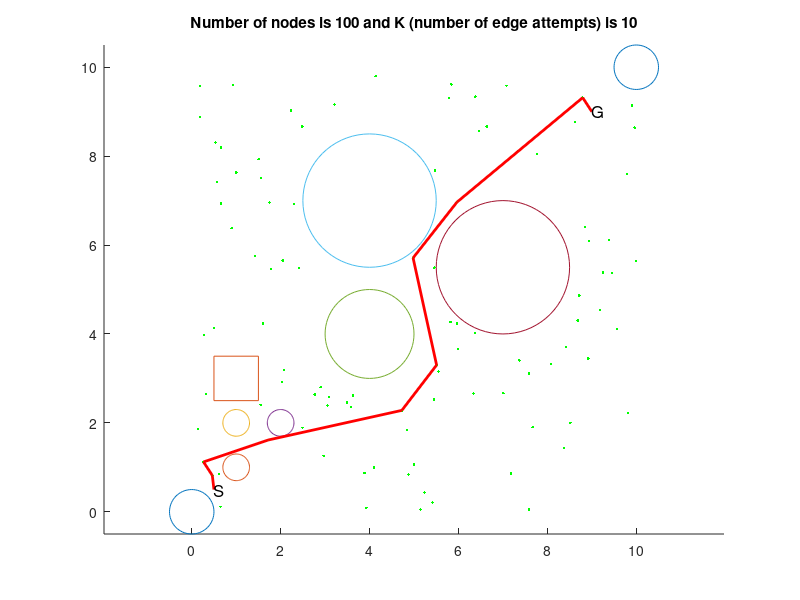

MATLAB code to generate this figure:
% Automatically generated by solvePlanningProblem using
% #nodes=100
% #edges per node10
% step size for collision check 0.1
% xMin=0
% xMax=10
% yMin=0
% yMax=10
% worldModel="MyWorld"
% problem spec file "problem1.txt"

clf
hold on
plot(0 + 0.5*cos((0:5:360)/180*pi),0 + 0.5*sin((0:5:360)/180*pi))
plot(1 + 0.3*cos((0:5:360)/180*pi),1 + 0.3*sin((0:5:360)/180*pi))
plot(1 + 0.3*cos((0:5:360)/180*pi),2 + 0.3*sin((0:5:360)/180*pi))
plot(2 + 0.3*cos((0:5:360)/180*pi),2 + 0.3*sin((0:5:360)/180*pi))
plot(4 + 1*cos((0:5:360)/180*pi),4 + 1*sin((0:5:360)/180*pi))
plot(4 + 1.5*cos((0:5:360)/180*pi),7 + 1.5*sin((0:5:360)/180*pi))
plot(7 + 1.5*cos((0:5:360)/180*pi),5.5 + 1.5*sin((0:5:360)/180*pi))
plot(10 + 0.5*cos((0:5:360)/180*pi),10 + 0.5*sin((0:5:360)/180*pi))
plot([(1 - (0.5)*cos(0)-(0.5)*sin(0)),(1 + (0.5)*cos(0)-(0.5)*sin(0)),(1 + (0.5)*cos(0)+(0.5)*sin(0)),(1 - (0.5)*cos(0)+(0.5)*sin(0)),(1 - (0.5)*cos(0)-(0.5)*sin(0))],[(3 +( 0.5)*cos(0)-(0.5)*sin(0)),(3 +( 0.5)*cos(0)+(0.5)*sin(0)),(3 -( 0.5)*cos(0)+(0.5)*sin(0)),(3 -( 0.5)*cos(0)-(0.5)*sin(0)),(3 +( 0.5)*cos(0)-(0.5)*sin(0))])
plot(4.72613,2.28108,'.g')
plot(5.45101,2.52402,'.g')
plot(7.00967,2.66602,'.g')
plot(3.92873,0.0915457,'.g')
plot(1.54886,2.40705,'.g')
plot(7.58427,3.10984,'.g')
plot(4.13765,9.79712,'.g')
plot(8.68562,4.30215,'.g')
plot(8.51941,2.00162,'.g')
plot(1.60222,4.23643,'.g')
plot(8.93832,6.0956,'.g')
plot(5.98408,3.66445,'.g')
plot(8.37668,1.43509,'.g')
plot(4.10111,0.996001,'.g')
plot(9.45855,5.36529,'.g')
plot(5.45684,5.49401,'.g')
plot(5.79434,9.30577,'.g')
plot(2.41561,5.47756,'.g')
plot(0.144055,1.86135,'.g')
plot(2.48537,8.66347,'.g')
plot(2.8999,2.8013,'.g')
plot(0.183189,8.88398,'.g')
plot(6.46575,8.55987,'.g')
plot(0.319065,2.65423,'.g')
plot(9.78547,7.59538,'.g')
plot(3.0894,2.58639,'.g')
plot(5.965,6.96369,'.g')
plot(9.90688,9.14073,'.g')
plot(5.14691,0.0509319,'.g')
plot(1.00208,7.63228,'.g')
plot(8.7144,4.86506,'.g')
plot(1.71987,1.6143,'.g')
plot(7.66636,1.90306,'.g')
plot(0.498277,4.13211,'.g')
plot(0.462929,0.817342,'.g')
plot(5.23752,0.436567,'.g')
plot(0.265286,1.12135,'.g')
plot(5.55066,3.15734,'.g')
plot(1.77705,5.45754,'.g')
plot(2.29807,6.92397,'.g')
plot(5.50847,3.30015,'.g')
plot(9.96367,8.64212,'.g')
plot(3.05126,2.39031,'.g')
plot(7.18657,0.865165,'.g')
plot(5.47112,7.67858,'.g')
plot(6.33987,2.66346,'.g')
plot(2.49194,1.89053,'.g')
plot(5.8208,4.26899,'.g')
plot(7.34807,8.11887,'.g')
plot(1.41902,5.74921,'.g')
plot(7.07941,9.58423,'.g')
plot(2.02534,2.91658,'.g')
plot(5.41579,0.204524,'.g')
plot(9.25202,5.37946,'.g')
plot(8.84664,6.40482,'.g')
plot(8.79512,9.31604,'.g')
plot(3.88699,0.874441,'.g')
plot(0.897648,6.37893,'.g')
plot(0.64792,0.113041,'.g')
plot(4.83732,1.84088,'.g')
plot(7.59009,0.0489846,'.g')
plot(5.84056,9.61543,'.g')
plot(2.96556,1.25635,'.g')
plot(9.81995,2.21759,'.g')
plot(6.63582,8.66659,'.g')
plot(8.6224,8.76528,'.g')
plot(0.564491,7.41752,'.g')
plot(8.08133,3.32755,'.g')
plot(3.62594,2.6159,'.g')
plot(1.56174,7.51292,'.g')
plot(3.49034,2.45939,'.g')
plot(9.17784,4.53977,'.g')
plot(6.36835,4.01515,'.g')
plot(6.38065,9.33793,'.g')
plot(0.27149,3.97074,'.g')
plot(9.38692,6.11205,'.g')
plot(3.58617,2.35248,'.g')
plot(7.36841,3.40613,'.g')
plot(2.07272,3.19246,'.g')
plot(2.76951,2.63721,'.g')
plot(0.609989,0.850837,'.g')
plot(5.96477,4.23593,'.g')
plot(1.74885,6.95707,'.g')
plot(9.98589,5.6407,'.g')
plot(3.21238,9.16373,'.g')
plot(0.180474,9.58074,'.g')
plot(8.91867,3.45037,'.g')
plot(0.531871,8.30558,'.g')
plot(9.56243,4.11804,'.g')
plot(0.658059,6.93084,'.g')
plot(0.93506,9.59689,'.g')
plot(8.42059,3.70457,'.g')
plot(2.2341,9.03058,'.g')
plot(4.97921,5.71127,'.g')
plot(0.656052,8.19159,'.g')
plot(4.875,0.836526,'.g')
plot(7.77233,8.05388,'.g')
plot(1.50426,7.92952,'.g')
plot(4.99658,1.06668,'.g')
plot(2.04757,5.65464,'.g')
if 0
  plot([5.45101,4.72613] ,[2.52402, 2.28108], 'k')
  plot([7.00967,5.45101] ,[2.66602, 2.52402], 'k')
  plot([7.00967,4.72613] ,[2.66602, 2.28108], 'k')
  plot([3.92873,4.72613] ,[0.0915457, 2.28108], 'k')
  plot([3.92873,5.45101] ,[0.0915457, 2.52402], 'k')
  plot([3.92873,7.00967] ,[0.0915457, 2.66602], 'k')
  plot([1.54886,4.72613] ,[2.40705, 2.28108], 'k')
  plot([1.54886,5.45101] ,[2.40705, 2.52402], 'k')
  plot([1.54886,7.00967] ,[2.40705, 2.66602], 'k')
  plot([7.58427,7.00967] ,[3.10984, 2.66602], 'k')
  plot([7.58427,5.45101] ,[3.10984, 2.52402], 'k')
  plot([7.58427,4.72613] ,[3.10984, 2.28108], 'k')
  plot([7.58427,3.92873] ,[3.10984, 0.0915457], 'k')
  plot([7.58427,1.54886] ,[3.10984, 2.40705], 'k')
  plot([8.68562,7.58427] ,[4.30215, 3.10984], 'k')
  plot([8.68562,7.00967] ,[4.30215, 2.66602], 'k')
  plot([8.68562,5.45101] ,[4.30215, 2.52402], 'k')
  plot([8.68562,4.72613] ,[4.30215, 2.28108], 'k')
  plot([8.68562,3.92873] ,[4.30215, 0.0915457], 'k')
  plot([8.51941,7.58427] ,[2.00162, 3.10984], 'k')
  plot([8.51941,7.00967] ,[2.00162, 2.66602], 'k')
  plot([8.51941,8.68562] ,[2.00162, 4.30215], 'k')
  plot([8.51941,5.45101] ,[2.00162, 2.52402], 'k')
  plot([8.51941,4.72613] ,[2.00162, 2.28108], 'k')
  plot([8.51941,3.92873] ,[2.00162, 0.0915457], 'k')
  plot([8.51941,1.54886] ,[2.00162, 2.40705], 'k')
  plot([1.60222,1.54886] ,[4.23643, 2.40705], 'k')
  plot([1.60222,4.72613] ,[4.23643, 2.28108], 'k')
  plot([1.60222,3.92873] ,[4.23643, 0.0915457], 'k')
  plot([8.93832,8.68562] ,[6.0956, 4.30215], 'k')
  plot([8.93832,7.58427] ,[6.0956, 3.10984], 'k')
  plot([8.93832,8.51941] ,[6.0956, 2.00162], 'k')
  plot([8.93832,4.13765] ,[6.0956, 9.79712], 'k')
  plot([5.98408,5.45101] ,[3.66445, 2.52402], 'k')
  plot([5.98408,7.00967] ,[3.66445, 2.66602], 'k')
  plot([5.98408,7.58427] ,[3.66445, 3.10984], 'k')
  plot([5.98408,4.72613] ,[3.66445, 2.28108], 'k')
  plot([5.98408,8.68562] ,[3.66445, 4.30215], 'k')
  plot([5.98408,8.51941] ,[3.66445, 2.00162], 'k')
  plot([5.98408,3.92873] ,[3.66445, 0.0915457], 'k')
  plot([8.37668,8.51941] ,[1.43509, 2.00162], 'k')
  plot([8.37668,7.00967] ,[1.43509, 2.66602], 'k')
  plot([8.37668,7.58427] ,[1.43509, 3.10984], 'k')
  plot([8.37668,8.68562] ,[1.43509, 4.30215], 'k')
  plot([8.37668,5.45101] ,[1.43509, 2.52402], 'k')
  plot([8.37668,5.98408] ,[1.43509, 3.66445], 'k')
  plot([8.37668,4.72613] ,[1.43509, 2.28108], 'k')
  plot([8.37668,3.92873] ,[1.43509, 0.0915457], 'k')
  plot([8.37668,8.93832] ,[1.43509, 6.0956], 'k')
  plot([8.37668,1.54886] ,[1.43509, 2.40705], 'k')
  plot([4.10111,3.92873] ,[0.996001, 0.0915457], 'k')
  plot([4.10111,4.72613] ,[0.996001, 2.28108], 'k')
  plot([4.10111,5.45101] ,[0.996001, 2.52402], 'k')
  plot([4.10111,5.98408] ,[0.996001, 3.66445], 'k')
  plot([4.10111,7.00967] ,[0.996001, 2.66602], 'k')
  plot([4.10111,7.58427] ,[0.996001, 3.10984], 'k')
  plot([4.10111,1.60222] ,[0.996001, 4.23643], 'k')
  plot([4.10111,8.37668] ,[0.996001, 1.43509], 'k')
  plot([4.10111,8.51941] ,[0.996001, 2.00162], 'k')
  plot([9.45855,8.93832] ,[5.36529, 6.0956], 'k')
  plot([9.45855,8.68562] ,[5.36529, 4.30215], 'k')
  plot([9.45855,7.58427] ,[5.36529, 3.10984], 'k')
  plot([9.45855,8.51941] ,[5.36529, 2.00162], 'k')
  plot([9.45855,7.00967] ,[5.36529, 2.66602], 'k')
  plot([9.45855,8.37668] ,[5.36529, 1.43509], 'k')
  plot([9.45855,5.45101] ,[5.36529, 2.52402], 'k')
  plot([9.45855,4.10111] ,[5.36529, 0.996001], 'k')
  plot([5.45684,5.45101] ,[5.49401, 2.52402], 'k')
  plot([5.45684,4.72613] ,[5.49401, 2.28108], 'k')
  plot([5.79434,4.13765] ,[9.30577, 9.79712], 'k')
  plot([5.79434,5.45684] ,[9.30577, 5.49401], 'k')
  plot([5.79434,8.93832] ,[9.30577, 6.0956], 'k')
  plot([5.79434,9.45855] ,[9.30577, 5.36529], 'k')
  plot([2.41561,1.60222] ,[5.47756, 4.23643], 'k')
  plot([2.41561,1.54886] ,[5.47756, 2.40705], 'k')
  plot([0.144055,4.10111] ,[1.86135, 0.996001], 'k')
  plot([0.144055,3.92873] ,[1.86135, 0.0915457], 'k')
  plot([2.48537,4.13765] ,[8.66347, 9.79712], 'k')
  plot([2.48537,2.41561] ,[8.66347, 5.47756], 'k')
  plot([2.48537,5.79434] ,[8.66347, 9.30577], 'k')
  plot([2.48537,1.60222] ,[8.66347, 4.23643], 'k')
  plot([2.48537,1.54886] ,[8.66347, 2.40705], 'k')
  plot([2.8999,1.54886] ,[2.8013, 2.40705], 'k')
  plot([2.8999,4.72613] ,[2.8013, 2.28108], 'k')
  plot([2.8999,1.60222] ,[2.8013, 4.23643], 'k')
  plot([2.8999,4.10111] ,[2.8013, 0.996001], 'k')
  plot([2.8999,5.45101] ,[2.8013, 2.52402], 'k')
  plot([2.8999,2.41561] ,[2.8013, 5.47756], 'k')
  plot([2.8999,3.92873] ,[2.8013, 0.0915457], 'k')
  plot([0.183189,2.48537] ,[8.88398, 8.66347], 'k')
  plot([0.183189,4.13765] ,[8.88398, 9.79712], 'k')
  plot([0.183189,2.41561] ,[8.88398, 5.47756], 'k')
  plot([0.183189,1.60222] ,[8.88398, 4.23643], 'k')
  plot([0.183189,5.79434] ,[8.88398, 9.30577], 'k')
  plot([0.183189,2.8999] ,[8.88398, 2.8013], 'k')
  plot([0.183189,0.144055] ,[8.88398, 1.86135], 'k')
  plot([6.46575,5.79434] ,[8.55987, 9.30577], 'k')
  plot([6.46575,4.13765] ,[8.55987, 9.79712], 'k')
  plot([6.46575,8.93832] ,[8.55987, 6.0956], 'k')
  plot([6.46575,2.48537] ,[8.55987, 8.66347], 'k')
  plot([6.46575,9.45855] ,[8.55987, 5.36529], 'k')
  plot([0.319065,0.144055] ,[2.65423, 1.86135], 'k')
  plot([9.78547,8.93832] ,[7.59538, 6.0956], 'k')
  plot([9.78547,9.45855] ,[7.59538, 5.36529], 'k')
  plot([9.78547,6.46575] ,[7.59538, 8.55987], 'k')
  plot([9.78547,8.68562] ,[7.59538, 4.30215], 'k')
  plot([9.78547,5.79434] ,[7.59538, 9.30577], 'k')
  plot([9.78547,7.58427] ,[7.59538, 3.10984], 'k')
  plot([9.78547,8.51941] ,[7.59538, 2.00162], 'k')
  plot([3.0894,2.8999] ,[2.58639, 2.8013], 'k')
  plot([3.0894,1.54886] ,[2.58639, 2.40705], 'k')
  plot([3.0894,4.72613] ,[2.58639, 2.28108], 'k')
  plot([3.0894,4.10111] ,[2.58639, 0.996001], 'k')
  plot([3.0894,1.60222] ,[2.58639, 4.23643], 'k')
  plot([3.0894,5.45101] ,[2.58639, 2.52402], 'k')
  plot([3.0894,3.92873] ,[2.58639, 0.0915457], 'k')
  plot([3.0894,2.41561] ,[2.58639, 5.47756], 'k')
  plot([5.965,6.46575] ,[6.96369, 8.55987], 'k')
  plot([5.965,5.79434] ,[6.96369, 9.30577], 'k')
  plot([5.965,4.13765] ,[6.96369, 9.79712], 'k')
  plot([5.965,9.78547] ,[6.96369, 7.59538], 'k')
  plot([9.90688,9.78547] ,[9.14073, 7.59538], 'k')
  plot([9.90688,8.93832] ,[9.14073, 6.0956], 'k')
  plot([9.90688,6.46575] ,[9.14073, 8.55987], 'k')
  plot([9.90688,9.45855] ,[9.14073, 5.36529], 'k')
  plot([9.90688,5.79434] ,[9.14073, 9.30577], 'k')
  plot([9.90688,5.965] ,[9.14073, 6.96369], 'k')
  plot([9.90688,8.68562] ,[9.14073, 4.30215], 'k')
  plot([9.90688,4.13765] ,[9.14073, 9.79712], 'k')
  plot([5.14691,3.92873] ,[0.0509319, 0.0915457], 'k')
  plot([5.14691,4.10111] ,[0.0509319, 0.996001], 'k')
  plot([5.14691,4.72613] ,[0.0509319, 2.28108], 'k')
  plot([5.14691,5.45101] ,[0.0509319, 2.52402], 'k')
  plot([5.14691,7.00967] ,[0.0509319, 2.66602], 'k')
  plot([5.14691,3.0894] ,[0.0509319, 2.58639], 'k')
  plot([5.14691,8.37668] ,[0.0509319, 1.43509], 'k')
  plot([5.14691,2.8999] ,[0.0509319, 2.8013], 'k')
  plot([5.14691,5.98408] ,[0.0509319, 3.66445], 'k')
  plot([5.14691,8.51941] ,[0.0509319, 2.00162], 'k')
  plot([1.00208,0.183189] ,[7.63228, 8.88398], 'k')
  plot([1.00208,2.48537] ,[7.63228, 8.66347], 'k')
  plot([1.00208,2.41561] ,[7.63228, 5.47756], 'k')
  plot([1.00208,1.60222] ,[7.63228, 4.23643], 'k')
  plot([1.00208,4.13765] ,[7.63228, 9.79712], 'k')
  plot([1.00208,0.319065] ,[7.63228, 2.65423], 'k')
  plot([1.00208,5.79434] ,[7.63228, 9.30577], 'k')
  plot([1.00208,2.8999] ,[7.63228, 2.8013], 'k')
  plot([8.7144,8.68562] ,[4.86506, 4.30215], 'k')
  plot([8.7144,9.45855] ,[4.86506, 5.36529], 'k')
  plot([8.7144,8.93832] ,[4.86506, 6.0956], 'k')
  plot([8.7144,7.58427] ,[4.86506, 3.10984], 'k')
  plot([8.7144,7.00967] ,[4.86506, 2.66602], 'k')
  plot([8.7144,8.51941] ,[4.86506, 2.00162], 'k')
  plot([8.7144,9.78547] ,[4.86506, 7.59538], 'k')
  plot([8.7144,8.37668] ,[4.86506, 1.43509], 'k')
  plot([1.71987,1.54886] ,[1.6143, 2.40705], 'k')
  plot([1.71987,4.10111] ,[1.6143, 0.996001], 'k')
  plot([1.71987,3.92873] ,[1.6143, 0.0915457], 'k')
  plot([1.71987,4.72613] ,[1.6143, 2.28108], 'k')
  plot([1.71987,5.14691] ,[1.6143, 0.0509319], 'k')
  plot([7.66636,8.37668] ,[1.90306, 1.43509], 'k')
  plot([7.66636,8.51941] ,[1.90306, 2.00162], 'k')
  plot([7.66636,7.00967] ,[1.90306, 2.66602], 'k')
  plot([7.66636,7.58427] ,[1.90306, 3.10984], 'k')
  plot([7.66636,5.45101] ,[1.90306, 2.52402], 'k')
  plot([7.66636,5.98408] ,[1.90306, 3.66445], 'k')
  plot([7.66636,8.68562] ,[1.90306, 4.30215], 'k')
  plot([7.66636,4.72613] ,[1.90306, 2.28108], 'k')
  plot([7.66636,5.14691] ,[1.90306, 0.0509319], 'k')
  plot([7.66636,8.7144] ,[1.90306, 4.86506], 'k')
  plot([0.498277,1.60222] ,[4.13211, 4.23643], 'k')
  plot([0.498277,0.319065] ,[4.13211, 2.65423], 'k')
  plot([0.498277,0.144055] ,[4.13211, 1.86135], 'k')
  plot([0.498277,2.41561] ,[4.13211, 5.47756], 'k')
  plot([0.498277,2.8999] ,[4.13211, 2.8013], 'k')
  plot([0.498277,3.0894] ,[4.13211, 2.58639], 'k')
  plot([0.498277,1.00208] ,[4.13211, 7.63228], 'k')
  plot([0.498277,4.72613] ,[4.13211, 2.28108], 'k')
  plot([0.462929,0.144055] ,[0.817342, 1.86135], 'k')
  plot([0.462929,0.319065] ,[0.817342, 2.65423], 'k')
  plot([0.462929,0.498277] ,[0.817342, 4.13211], 'k')
  plot([5.23752,5.14691] ,[0.436567, 0.0509319], 'k')
  plot([5.23752,4.10111] ,[0.436567, 0.996001], 'k')
  plot([5.23752,3.92873] ,[0.436567, 0.0915457], 'k')
  plot([5.23752,4.72613] ,[0.436567, 2.28108], 'k')
  plot([5.23752,5.45101] ,[0.436567, 2.52402], 'k')
  plot([5.23752,7.66636] ,[0.436567, 1.90306], 'k')
  plot([5.23752,7.00967] ,[0.436567, 2.66602], 'k')
  plot([5.23752,3.0894] ,[0.436567, 2.58639], 'k')
  plot([5.23752,8.37668] ,[0.436567, 1.43509], 'k')
  plot([5.23752,5.98408] ,[0.436567, 3.66445], 'k')
  plot([0.265286,0.462929] ,[1.12135, 0.817342], 'k')
  plot([0.265286,0.144055] ,[1.12135, 1.86135], 'k')
  plot([0.265286,0.319065] ,[1.12135, 2.65423], 'k')
  plot([0.265286,1.71987] ,[1.12135, 1.6143], 'k')
  plot([0.265286,0.498277] ,[1.12135, 4.13211], 'k')
  plot([5.55066,5.45101] ,[3.15734, 2.52402], 'k')
  plot([5.55066,5.98408] ,[3.15734, 3.66445], 'k')
  plot([5.55066,4.72613] ,[3.15734, 2.28108], 'k')
  plot([5.55066,7.00967] ,[3.15734, 2.66602], 'k')
  plot([5.55066,7.58427] ,[3.15734, 3.10984], 'k')
  plot([5.55066,5.45684] ,[3.15734, 5.49401], 'k')
  plot([5.55066,7.66636] ,[3.15734, 1.90306], 'k')
  plot([5.55066,3.0894] ,[3.15734, 2.58639], 'k')
  plot([5.55066,4.10111] ,[3.15734, 0.996001], 'k')
  plot([5.55066,2.8999] ,[3.15734, 2.8013], 'k')
  plot([1.77705,2.41561] ,[5.45754, 5.47756], 'k')
  plot([1.77705,1.60222] ,[5.45754, 4.23643], 'k')
  plot([1.77705,0.498277] ,[5.45754, 4.13211], 'k')
  plot([1.77705,1.00208] ,[5.45754, 7.63228], 'k')
  plot([1.77705,2.8999] ,[5.45754, 2.8013], 'k')
  plot([1.77705,1.54886] ,[5.45754, 2.40705], 'k')
  plot([1.77705,3.0894] ,[5.45754, 2.58639], 'k')
  plot([1.77705,2.48537] ,[5.45754, 8.66347], 'k')
  plot([2.29807,2.41561] ,[6.92397, 5.47756], 'k')
  plot([2.29807,1.00208] ,[6.92397, 7.63228], 'k')
  plot([2.29807,1.77705] ,[6.92397, 5.45754], 'k')
  plot([2.29807,2.48537] ,[6.92397, 8.66347], 'k')
  plot([2.29807,1.60222] ,[6.92397, 4.23643], 'k')
  plot([2.29807,0.183189] ,[6.92397, 8.88398], 'k')
  plot([2.29807,0.498277] ,[6.92397, 4.13211], 'k')
  plot([5.50847,5.55066] ,[3.30015, 3.15734], 'k')
  plot([5.50847,5.98408] ,[3.30015, 3.66445], 'k')
  plot([5.50847,5.45101] ,[3.30015, 2.52402], 'k')
  plot([5.50847,4.72613] ,[3.30015, 2.28108], 'k')
  plot([5.50847,7.00967] ,[3.30015, 2.66602], 'k')
  plot([5.50847,7.58427] ,[3.30015, 3.10984], 'k')
  plot([5.50847,5.45684] ,[3.30015, 5.49401], 'k')
  plot([5.50847,3.0894] ,[3.30015, 2.58639], 'k')
  plot([5.50847,7.66636] ,[3.30015, 1.90306], 'k')
  plot([9.96367,9.90688] ,[8.64212, 9.14073], 'k')
  plot([9.96367,9.78547] ,[8.64212, 7.59538], 'k')
  plot([9.96367,8.93832] ,[8.64212, 6.0956], 'k')
  plot([9.96367,9.45855] ,[8.64212, 5.36529], 'k')
  plot([9.96367,6.46575] ,[8.64212, 8.55987], 'k')
  plot([9.96367,8.7144] ,[8.64212, 4.86506], 'k')
  plot([9.96367,5.79434] ,[8.64212, 9.30577], 'k')
  plot([9.96367,5.965] ,[8.64212, 6.96369], 'k')
  plot([9.96367,8.68562] ,[8.64212, 4.30215], 'k')
  plot([3.05126,3.0894] ,[2.39031, 2.58639], 'k')
  plot([3.05126,2.8999] ,[2.39031, 2.8013], 'k')
  plot([3.05126,1.54886] ,[2.39031, 2.40705], 'k')
  plot([3.05126,4.72613] ,[2.39031, 2.28108], 'k')
  plot([3.05126,4.10111] ,[2.39031, 0.996001], 'k')
  plot([3.05126,1.60222] ,[2.39031, 4.23643], 'k')
  plot([3.05126,5.45101] ,[2.39031, 2.52402], 'k')
  plot([3.05126,3.92873] ,[2.39031, 0.0915457], 'k')
  plot([3.05126,5.55066] ,[2.39031, 3.15734], 'k')
  plot([7.18657,7.66636] ,[0.865165, 1.90306], 'k')
  plot([7.18657,8.37668] ,[0.865165, 1.43509], 'k')
  plot([7.18657,8.51941] ,[0.865165, 2.00162], 'k')
  plot([7.18657,7.00967] ,[0.865165, 2.66602], 'k')
  plot([7.18657,5.23752] ,[0.865165, 0.436567], 'k')
  plot([7.18657,5.14691] ,[0.865165, 0.0509319], 'k')
  plot([7.18657,7.58427] ,[0.865165, 3.10984], 'k')
  plot([7.18657,5.45101] ,[0.865165, 2.52402], 'k')
  plot([7.18657,5.55066] ,[0.865165, 3.15734], 'k')
  plot([7.18657,4.72613] ,[0.865165, 2.28108], 'k')
  plot([5.47112,5.965] ,[7.67858, 6.96369], 'k')
  plot([5.47112,6.46575] ,[7.67858, 8.55987], 'k')
  plot([5.47112,5.79434] ,[7.67858, 9.30577], 'k')
  plot([5.47112,4.13765] ,[7.67858, 9.79712], 'k')
  plot([6.33987,7.00967] ,[2.66346, 2.66602], 'k')
  plot([6.33987,5.45101] ,[2.66346, 2.52402], 'k')
  plot([6.33987,5.55066] ,[2.66346, 3.15734], 'k')
  plot([6.33987,5.50847] ,[2.66346, 3.30015], 'k')
  plot([6.33987,5.98408] ,[2.66346, 3.66445], 'k')
  plot([6.33987,7.58427] ,[2.66346, 3.10984], 'k')
  plot([6.33987,7.66636] ,[2.66346, 1.90306], 'k')
  plot([6.33987,4.72613] ,[2.66346, 2.28108], 'k')
  plot([6.33987,7.18657] ,[2.66346, 0.865165], 'k')
  plot([6.33987,8.51941] ,[2.66346, 2.00162], 'k')
  plot([2.49194,3.05126] ,[1.89053, 2.39031], 'k')
  plot([2.49194,3.0894] ,[1.89053, 2.58639], 'k')
  plot([2.49194,2.8999] ,[1.89053, 2.8013], 'k')
  plot([2.49194,4.10111] ,[1.89053, 0.996001], 'k')
  plot([2.49194,4.72613] ,[1.89053, 2.28108], 'k')
  plot([2.49194,3.92873] ,[1.89053, 0.0915457], 'k')
  plot([5.8208,5.98408] ,[4.26899, 3.66445], 'k')
  plot([5.8208,5.50847] ,[4.26899, 3.30015], 'k')
  plot([5.8208,5.55066] ,[4.26899, 3.15734], 'k')
  plot([5.8208,6.33987] ,[4.26899, 2.66346], 'k')
  plot([5.8208,5.45101] ,[4.26899, 2.52402], 'k')
  plot([5.8208,7.00967] ,[4.26899, 2.66602], 'k')
  plot([5.8208,7.58427] ,[4.26899, 3.10984], 'k')
  plot([5.8208,4.72613] ,[4.26899, 2.28108], 'k')
  plot([7.34807,6.46575] ,[8.11887, 8.55987], 'k')
  plot([7.34807,5.965] ,[8.11887, 6.96369], 'k')
  plot([7.34807,5.47112] ,[8.11887, 7.67858], 'k')
  plot([7.34807,5.79434] ,[8.11887, 9.30577], 'k')
  plot([7.34807,9.78547] ,[8.11887, 7.59538], 'k')
  plot([7.34807,8.93832] ,[8.11887, 6.0956], 'k')
  plot([7.34807,9.96367] ,[8.11887, 8.64212], 'k')
  plot([7.34807,9.90688] ,[8.11887, 9.14073], 'k')
  plot([7.34807,9.45855] ,[8.11887, 5.36529], 'k')
  plot([1.41902,1.77705] ,[5.74921, 5.45754], 'k')
  plot([1.41902,2.41561] ,[5.74921, 5.47756], 'k')
  plot([1.41902,2.29807] ,[5.74921, 6.92397], 'k')
  plot([1.41902,1.60222] ,[5.74921, 4.23643], 'k')
  plot([1.41902,0.498277] ,[5.74921, 4.13211], 'k')
  plot([1.41902,1.00208] ,[5.74921, 7.63228], 'k')
  plot([1.41902,2.48537] ,[5.74921, 8.66347], 'k')
  plot([1.41902,2.8999] ,[5.74921, 2.8013], 'k')
  plot([1.41902,1.54886] ,[5.74921, 2.40705], 'k')
  plot([7.07941,6.46575] ,[9.58423, 8.55987], 'k')
  plot([7.07941,5.79434] ,[9.58423, 9.30577], 'k')
  plot([7.07941,7.34807] ,[9.58423, 8.11887], 'k')
  plot([7.07941,5.47112] ,[9.58423, 7.67858], 'k')
  plot([7.07941,5.965] ,[9.58423, 6.96369], 'k')
  plot([7.07941,9.90688] ,[9.58423, 9.14073], 'k')
  plot([7.07941,4.13765] ,[9.58423, 9.79712], 'k')
  plot([7.07941,9.96367] ,[9.58423, 8.64212], 'k')
  plot([7.07941,9.78547] ,[9.58423, 7.59538], 'k')
  plot([7.07941,8.93832] ,[9.58423, 6.0956], 'k')
  plot([2.02534,1.54886] ,[2.91658, 2.40705], 'k')
  plot([2.02534,2.8999] ,[2.91658, 2.8013], 'k')
  plot([2.02534,3.0894] ,[2.91658, 2.58639], 'k')
  plot([2.02534,2.49194] ,[2.91658, 1.89053], 'k')
  plot([2.02534,3.05126] ,[2.91658, 2.39031], 'k')
  plot([2.02534,1.60222] ,[2.91658, 4.23643], 'k')
  plot([5.41579,5.23752] ,[0.204524, 0.436567], 'k')
  plot([5.41579,5.14691] ,[0.204524, 0.0509319], 'k')
  plot([5.41579,3.92873] ,[0.204524, 0.0915457], 'k')
  plot([5.41579,4.10111] ,[0.204524, 0.996001], 'k')
  plot([5.41579,7.18657] ,[0.204524, 0.865165], 'k')
  plot([5.41579,4.72613] ,[0.204524, 2.28108], 'k')
  plot([5.41579,5.45101] ,[0.204524, 2.52402], 'k')
  plot([5.41579,6.33987] ,[0.204524, 2.66346], 'k')
  plot([5.41579,7.66636] ,[0.204524, 1.90306], 'k')
  plot([5.41579,7.00967] ,[0.204524, 2.66602], 'k')
  plot([9.25202,9.45855] ,[5.37946, 5.36529], 'k')
  plot([9.25202,8.7144] ,[5.37946, 4.86506], 'k')
  plot([9.25202,8.93832] ,[5.37946, 6.0956], 'k')
  plot([9.25202,8.68562] ,[5.37946, 4.30215], 'k')
  plot([9.25202,9.78547] ,[5.37946, 7.59538], 'k')
  plot([9.25202,7.58427] ,[5.37946, 3.10984], 'k')
  plot([9.25202,7.34807] ,[5.37946, 8.11887], 'k')
  plot([9.25202,9.96367] ,[5.37946, 8.64212], 'k')
  plot([9.25202,8.51941] ,[5.37946, 2.00162], 'k')
  plot([9.25202,7.00967] ,[5.37946, 2.66602], 'k')
  plot([8.84664,8.93832] ,[6.40482, 6.0956], 'k')
  plot([8.84664,9.25202] ,[6.40482, 5.37946], 'k')
  plot([8.84664,9.45855] ,[6.40482, 5.36529], 'k')
  plot([8.84664,9.78547] ,[6.40482, 7.59538], 'k')
  plot([8.84664,8.7144] ,[6.40482, 4.86506], 'k')
  plot([8.84664,8.68562] ,[6.40482, 4.30215], 'k')
  plot([8.84664,7.34807] ,[6.40482, 8.11887], 'k')
  plot([8.84664,9.96367] ,[6.40482, 8.64212], 'k')
  plot([8.84664,9.90688] ,[6.40482, 9.14073], 'k')
  plot([8.79512,9.90688] ,[9.31604, 9.14073], 'k')
  plot([8.79512,9.96367] ,[9.31604, 8.64212], 'k')
  plot([8.79512,7.07941] ,[9.31604, 9.58423], 'k')
  plot([8.79512,7.34807] ,[9.31604, 8.11887], 'k')
  plot([8.79512,9.78547] ,[9.31604, 7.59538], 'k')
  plot([8.79512,6.46575] ,[9.31604, 8.55987], 'k')
  plot([8.79512,8.84664] ,[9.31604, 6.40482], 'k')
  plot([8.79512,5.79434] ,[9.31604, 9.30577], 'k')
  plot([8.79512,8.93832] ,[9.31604, 6.0956], 'k')
  plot([8.79512,5.965] ,[9.31604, 6.96369], 'k')
  plot([3.88699,4.10111] ,[0.874441, 0.996001], 'k')
  plot([3.88699,3.92873] ,[0.874441, 0.0915457], 'k')
  plot([3.88699,5.23752] ,[0.874441, 0.436567], 'k')
  plot([3.88699,5.14691] ,[0.874441, 0.0509319], 'k')
  plot([3.88699,4.72613] ,[0.874441, 2.28108], 'k')
  plot([3.88699,5.41579] ,[0.874441, 0.204524], 'k')
  plot([3.88699,2.49194] ,[0.874441, 1.89053], 'k')
  plot([3.88699,3.05126] ,[0.874441, 2.39031], 'k')
  plot([3.88699,3.0894] ,[0.874441, 2.58639], 'k')
  plot([3.88699,2.8999] ,[0.874441, 2.8013], 'k')
  plot([0.897648,1.41902] ,[6.37893, 5.74921], 'k')
  plot([0.897648,1.00208] ,[6.37893, 7.63228], 'k')
  plot([0.897648,1.77705] ,[6.37893, 5.45754], 'k')
  plot([0.897648,2.29807] ,[6.37893, 6.92397], 'k')
  plot([0.897648,2.41561] ,[6.37893, 5.47756], 'k')
  plot([0.897648,1.60222] ,[6.37893, 4.23643], 'k')
  plot([0.897648,0.498277] ,[6.37893, 4.13211], 'k')
  plot([0.897648,0.183189] ,[6.37893, 8.88398], 'k')
  plot([0.897648,2.48537] ,[6.37893, 8.66347], 'k')
  plot([0.897648,2.02534] ,[6.37893, 2.91658], 'k')
  plot([0.64792,0.462929] ,[0.113041, 0.817342], 'k')
  plot([0.64792,0.265286] ,[0.113041, 1.12135], 'k')
  plot([0.64792,0.144055] ,[0.113041, 1.86135], 'k')
  plot([0.64792,2.49194] ,[0.113041, 1.89053], 'k')
  plot([0.64792,0.319065] ,[0.113041, 2.65423], 'k')
  plot([0.64792,3.92873] ,[0.113041, 0.0915457], 'k')
  plot([0.64792,3.05126] ,[0.113041, 2.39031], 'k')
  plot([4.83732,4.72613] ,[1.84088, 2.28108], 'k')
  plot([4.83732,5.45101] ,[1.84088, 2.52402], 'k')
  plot([4.83732,4.10111] ,[1.84088, 0.996001], 'k')
  plot([4.83732,3.88699] ,[1.84088, 0.874441], 'k')
  plot([4.83732,5.23752] ,[1.84088, 0.436567], 'k')
  plot([4.83732,5.55066] ,[1.84088, 3.15734], 'k')
  plot([4.83732,5.50847] ,[1.84088, 3.30015], 'k')
  plot([4.83732,6.33987] ,[1.84088, 2.66346], 'k')
  plot([4.83732,5.41579] ,[1.84088, 0.204524], 'k')
  plot([4.83732,5.14691] ,[1.84088, 0.0509319], 'k')
  plot([7.59009,7.18657] ,[0.0489846, 0.865165], 'k')
  plot([7.59009,8.37668] ,[0.0489846, 1.43509], 'k')
  plot([7.59009,7.66636] ,[0.0489846, 1.90306], 'k')
  plot([7.59009,8.51941] ,[0.0489846, 2.00162], 'k')
  plot([7.59009,5.41579] ,[0.0489846, 0.204524], 'k')
  plot([7.59009,5.23752] ,[0.0489846, 0.436567], 'k')
  plot([7.59009,5.14691] ,[0.0489846, 0.0509319], 'k')
  plot([7.59009,7.00967] ,[0.0489846, 2.66602], 'k')
  plot([7.59009,6.33987] ,[0.0489846, 2.66346], 'k')
  plot([7.59009,7.58427] ,[0.0489846, 3.10984], 'k')
  plot([5.84056,5.79434] ,[9.61543, 9.30577], 'k')
  plot([5.84056,6.46575] ,[9.61543, 8.55987], 'k')
  plot([5.84056,7.07941] ,[9.61543, 9.58423], 'k')
  plot([5.84056,4.13765] ,[9.61543, 9.79712], 'k')
  plot([5.84056,5.47112] ,[9.61543, 7.67858], 'k')
  plot([5.84056,7.34807] ,[9.61543, 8.11887], 'k')
  plot([5.84056,5.965] ,[9.61543, 6.96369], 'k')
  plot([5.84056,8.79512] ,[9.61543, 9.31604], 'k')
  plot([5.84056,2.48537] ,[9.61543, 8.66347], 'k')
  plot([5.84056,9.90688] ,[9.61543, 9.14073], 'k')
  plot([2.96556,2.49194] ,[1.25635, 1.89053], 'k')
  plot([2.96556,3.88699] ,[1.25635, 0.874441], 'k')
  plot([2.96556,3.05126] ,[1.25635, 2.39031], 'k')
  plot([2.96556,4.10111] ,[1.25635, 0.996001], 'k')
  plot([2.96556,1.71987] ,[1.25635, 1.6143], 'k')
  plot([2.96556,3.0894] ,[1.25635, 2.58639], 'k')
  plot([2.96556,3.92873] ,[1.25635, 0.0915457], 'k')
  plot([2.96556,2.8999] ,[1.25635, 2.8013], 'k')
  plot([2.96556,2.02534] ,[1.25635, 2.91658], 'k')
  plot([9.81995,8.51941] ,[2.21759, 2.00162], 'k')
  plot([9.81995,8.37668] ,[2.21759, 1.43509], 'k')
  plot([9.81995,7.66636] ,[2.21759, 1.90306], 'k')
  plot([9.81995,8.68562] ,[2.21759, 4.30215], 'k')
  plot([9.81995,7.58427] ,[2.21759, 3.10984], 'k')
  plot([9.81995,7.00967] ,[2.21759, 2.66602], 'k')
  plot([9.81995,8.7144] ,[2.21759, 4.86506], 'k')
  plot([9.81995,7.18657] ,[2.21759, 0.865165], 'k')
  plot([9.81995,7.59009] ,[2.21759, 0.0489846], 'k')
  plot([9.81995,9.45855] ,[2.21759, 5.36529], 'k')
  plot([6.63582,6.46575] ,[8.66659, 8.55987], 'k')
  plot([6.63582,7.34807] ,[8.66659, 8.11887], 'k')
  plot([6.63582,7.07941] ,[8.66659, 9.58423], 'k')
  plot([6.63582,5.79434] ,[8.66659, 9.30577], 'k')
  plot([6.63582,5.84056] ,[8.66659, 9.61543], 'k')
  plot([6.63582,5.47112] ,[8.66659, 7.67858], 'k')
  plot([6.63582,5.965] ,[8.66659, 6.96369], 'k')
  plot([6.63582,8.79512] ,[8.66659, 9.31604], 'k')
  plot([6.63582,4.13765] ,[8.66659, 9.79712], 'k')
  plot([6.63582,8.84664] ,[8.66659, 6.40482], 'k')
  plot([8.6224,8.79512] ,[8.76528, 9.31604], 'k')
  plot([8.6224,9.90688] ,[8.76528, 9.14073], 'k')
  plot([8.6224,9.96367] ,[8.76528, 8.64212], 'k')
  plot([8.6224,7.34807] ,[8.76528, 8.11887], 'k')
  plot([8.6224,9.78547] ,[8.76528, 7.59538], 'k')
  plot([8.6224,7.07941] ,[8.76528, 9.58423], 'k')
  plot([8.6224,6.63582] ,[8.76528, 8.66659], 'k')
  plot([8.6224,6.46575] ,[8.76528, 8.55987], 'k')
  plot([8.6224,8.84664] ,[8.76528, 6.40482], 'k')
  plot([8.6224,8.93832] ,[8.76528, 6.0956], 'k')
  plot([0.564491,1.00208] ,[7.41752, 7.63228], 'k')
  plot([0.564491,0.897648] ,[7.41752, 6.37893], 'k')
  plot([0.564491,0.183189] ,[7.41752, 8.88398], 'k')
  plot([0.564491,2.29807] ,[7.41752, 6.92397], 'k')
  plot([0.564491,1.41902] ,[7.41752, 5.74921], 'k')
  plot([0.564491,2.48537] ,[7.41752, 8.66347], 'k')
  plot([0.564491,1.77705] ,[7.41752, 5.45754], 'k')
  plot([0.564491,2.41561] ,[7.41752, 5.47756], 'k')
  plot([0.564491,0.498277] ,[7.41752, 4.13211], 'k')
  plot([0.564491,1.60222] ,[7.41752, 4.23643], 'k')
  plot([8.08133,7.58427] ,[3.32755, 3.10984], 'k')
  plot([8.08133,8.68562] ,[3.32755, 4.30215], 'k')
  plot([8.08133,7.00967] ,[3.32755, 2.66602], 'k')
  plot([8.08133,8.51941] ,[3.32755, 2.00162], 'k')
  plot([8.08133,7.66636] ,[3.32755, 1.90306], 'k')
  plot([8.08133,8.7144] ,[3.32755, 4.86506], 'k')
  plot([8.08133,6.33987] ,[3.32755, 2.66346], 'k')
  plot([8.08133,8.37668] ,[3.32755, 1.43509], 'k')
  plot([8.08133,9.81995] ,[3.32755, 2.21759], 'k')
  plot([8.08133,5.98408] ,[3.32755, 3.66445], 'k')
  plot([3.62594,3.0894] ,[2.6159, 2.58639], 'k')
  plot([3.62594,3.05126] ,[2.6159, 2.39031], 'k')
  plot([3.62594,2.8999] ,[2.6159, 2.8013], 'k')
  plot([3.62594,4.72613] ,[2.6159, 2.28108], 'k')
  plot([3.62594,2.49194] ,[2.6159, 1.89053], 'k')
  plot([3.62594,4.83732] ,[2.6159, 1.84088], 'k')
  plot([3.62594,2.96556] ,[2.6159, 1.25635], 'k')
  plot([3.62594,2.02534] ,[2.6159, 2.91658], 'k')
  plot([3.62594,4.10111] ,[2.6159, 0.996001], 'k')
  plot([3.62594,3.88699] ,[2.6159, 0.874441], 'k')
  plot([1.56174,1.00208] ,[7.51292, 7.63228], 'k')
  plot([1.56174,2.29807] ,[7.51292, 6.92397], 'k')
  plot([1.56174,0.564491] ,[7.51292, 7.41752], 'k')
  plot([1.56174,0.897648] ,[7.51292, 6.37893], 'k')
  plot([1.56174,2.48537] ,[7.51292, 8.66347], 'k')
  plot([1.56174,1.41902] ,[7.51292, 5.74921], 'k')
  plot([1.56174,0.183189] ,[7.51292, 8.88398], 'k')
  plot([1.56174,1.77705] ,[7.51292, 5.45754], 'k')
  plot([1.56174,2.41561] ,[7.51292, 5.47756], 'k')
  plot([1.56174,1.60222] ,[7.51292, 4.23643], 'k')
  plot([3.49034,3.62594] ,[2.45939, 2.6159], 'k')
  plot([3.49034,3.0894] ,[2.45939, 2.58639], 'k')
  plot([3.49034,3.05126] ,[2.45939, 2.39031], 'k')
  plot([3.49034,2.8999] ,[2.45939, 2.8013], 'k')
  plot([3.49034,2.49194] ,[2.45939, 1.89053], 'k')
  plot([3.49034,4.72613] ,[2.45939, 2.28108], 'k')
  plot([3.49034,2.96556] ,[2.45939, 1.25635], 'k')
  plot([3.49034,4.83732] ,[2.45939, 1.84088], 'k')
  plot([3.49034,2.02534] ,[2.45939, 2.91658], 'k')
  plot([3.49034,4.10111] ,[2.45939, 0.996001], 'k')
  plot([9.17784,8.68562] ,[4.53977, 4.30215], 'k')
  plot([9.17784,8.7144] ,[4.53977, 4.86506], 'k')
  plot([9.17784,9.25202] ,[4.53977, 5.37946], 'k')
  plot([9.17784,9.45855] ,[4.53977, 5.36529], 'k')
  plot([9.17784,8.93832] ,[4.53977, 6.0956], 'k')
  plot([9.17784,8.08133] ,[4.53977, 3.32755], 'k')
  plot([9.17784,8.84664] ,[4.53977, 6.40482], 'k')
  plot([9.17784,7.58427] ,[4.53977, 3.10984], 'k')
  plot([9.17784,9.81995] ,[4.53977, 2.21759], 'k')
  plot([9.17784,8.51941] ,[4.53977, 2.00162], 'k')
  plot([6.36835,5.98408] ,[4.01515, 3.66445], 'k')
  plot([6.36835,5.8208] ,[4.01515, 4.26899], 'k')
  plot([6.36835,5.50847] ,[4.01515, 3.30015], 'k')
  plot([6.36835,5.55066] ,[4.01515, 3.15734], 'k')
  plot([6.36835,6.33987] ,[4.01515, 2.66346], 'k')
  plot([6.36835,7.00967] ,[4.01515, 2.66602], 'k')
  plot([6.36835,7.58427] ,[4.01515, 3.10984], 'k')
  plot([6.36835,5.45101] ,[4.01515, 2.52402], 'k')
  plot([6.36835,8.08133] ,[4.01515, 3.32755], 'k')
  plot([6.38065,5.79434] ,[9.33793, 9.30577], 'k')
  plot([6.38065,5.84056] ,[9.33793, 9.61543], 'k')
  plot([6.38065,6.63582] ,[9.33793, 8.66659], 'k')
  plot([6.38065,7.07941] ,[9.33793, 9.58423], 'k')
  plot([6.38065,6.46575] ,[9.33793, 8.55987], 'k')
  plot([6.38065,7.34807] ,[9.33793, 8.11887], 'k')
  plot([6.38065,5.47112] ,[9.33793, 7.67858], 'k')
  plot([6.38065,4.13765] ,[9.33793, 9.79712], 'k')
  plot([6.38065,8.6224] ,[9.33793, 8.76528], 'k')
  plot([6.38065,5.965] ,[9.33793, 6.96369], 'k')
  plot([0.27149,0.498277] ,[3.97074, 4.13211], 'k')
  plot([0.27149,0.319065] ,[3.97074, 2.65423], 'k')
  plot([0.27149,1.60222] ,[3.97074, 4.23643], 'k')
  plot([0.27149,0.144055] ,[3.97074, 1.86135], 'k')
  plot([0.27149,1.77705] ,[3.97074, 5.45754], 'k')
  plot([0.27149,1.41902] ,[3.97074, 5.74921], 'k')
  plot([0.27149,0.897648] ,[3.97074, 6.37893], 'k')
  plot([0.27149,2.41561] ,[3.97074, 5.47756], 'k')
  plot([9.38692,8.93832] ,[6.11205, 6.0956], 'k')
  plot([9.38692,8.84664] ,[6.11205, 6.40482], 'k')
  plot([9.38692,9.25202] ,[6.11205, 5.37946], 'k')
  plot([9.38692,9.45855] ,[6.11205, 5.36529], 'k')
  plot([9.38692,8.7144] ,[6.11205, 4.86506], 'k')
  plot([9.38692,9.78547] ,[6.11205, 7.59538], 'k')
  plot([9.38692,9.17784] ,[6.11205, 4.53977], 'k')
  plot([9.38692,8.68562] ,[6.11205, 4.30215], 'k')
  plot([9.38692,9.96367] ,[6.11205, 8.64212], 'k')
  plot([9.38692,8.6224] ,[6.11205, 8.76528], 'k')
  plot([3.58617,3.49034] ,[2.35248, 2.45939], 'k')
  plot([3.58617,3.62594] ,[2.35248, 2.6159], 'k')
  plot([3.58617,3.05126] ,[2.35248, 2.39031], 'k')
  plot([3.58617,3.0894] ,[2.35248, 2.58639], 'k')
  plot([3.58617,2.8999] ,[2.35248, 2.8013], 'k')
  plot([3.58617,4.72613] ,[2.35248, 2.28108], 'k')
  plot([3.58617,2.49194] ,[2.35248, 1.89053], 'k')
  plot([3.58617,2.96556] ,[2.35248, 1.25635], 'k')
  plot([3.58617,4.83732] ,[2.35248, 1.84088], 'k')
  plot([3.58617,4.10111] ,[2.35248, 0.996001], 'k')
  plot([7.36841,7.58427] ,[3.40613, 3.10984], 'k')
  plot([7.36841,8.08133] ,[3.40613, 3.32755], 'k')
  plot([7.36841,7.00967] ,[3.40613, 2.66602], 'k')
  plot([7.36841,6.36835] ,[3.40613, 4.01515], 'k')
  plot([7.36841,6.33987] ,[3.40613, 2.66346], 'k')
  plot([7.36841,5.98408] ,[3.40613, 3.66445], 'k')
  plot([7.36841,7.66636] ,[3.40613, 1.90306], 'k')
  plot([7.36841,8.68562] ,[3.40613, 4.30215], 'k')
  plot([7.36841,5.8208] ,[3.40613, 4.26899], 'k')
  plot([7.36841,8.51941] ,[3.40613, 2.00162], 'k')
  plot([2.07272,2.02534] ,[3.19246, 2.91658], 'k')
  plot([2.07272,2.8999] ,[3.19246, 2.8013], 'k')
  plot([2.07272,1.54886] ,[3.19246, 2.40705], 'k')
  plot([2.07272,1.60222] ,[3.19246, 4.23643], 'k')
  plot([2.07272,3.0894] ,[3.19246, 2.58639], 'k')
  plot([2.07272,3.05126] ,[3.19246, 2.39031], 'k')
  plot([2.07272,2.49194] ,[3.19246, 1.89053], 'k')
  plot([2.07272,3.49034] ,[3.19246, 2.45939], 'k')
  plot([2.07272,3.62594] ,[3.19246, 2.6159], 'k')
  plot([2.76951,2.8999] ,[2.63721, 2.8013], 'k')
  plot([2.76951,3.0894] ,[2.63721, 2.58639], 'k')
  plot([2.76951,3.05126] ,[2.63721, 2.39031], 'k')
  plot([2.76951,3.49034] ,[2.63721, 2.45939], 'k')
  plot([2.76951,2.02534] ,[2.63721, 2.91658], 'k')
  plot([2.76951,2.49194] ,[2.63721, 1.89053], 'k')
  plot([2.76951,3.62594] ,[2.63721, 2.6159], 'k')
  plot([2.76951,3.58617] ,[2.63721, 2.35248], 'k')
  plot([2.76951,2.07272] ,[2.63721, 3.19246], 'k')
  plot([2.76951,1.54886] ,[2.63721, 2.40705], 'k')
  plot([0.609989,0.462929] ,[0.850837, 0.817342], 'k')
  plot([0.609989,0.265286] ,[0.850837, 1.12135], 'k')
  plot([0.609989,0.64792] ,[0.850837, 0.113041], 'k')
  plot([0.609989,0.144055] ,[0.850837, 1.86135], 'k')
  plot([0.609989,0.319065] ,[0.850837, 2.65423], 'k')
  plot([5.96477,5.8208] ,[4.23593, 4.26899], 'k')
  plot([5.96477,6.36835] ,[4.23593, 4.01515], 'k')
  plot([5.96477,5.98408] ,[4.23593, 3.66445], 'k')
  plot([5.96477,5.50847] ,[4.23593, 3.30015], 'k')
  plot([5.96477,5.55066] ,[4.23593, 3.15734], 'k')
  plot([5.96477,6.33987] ,[4.23593, 2.66346], 'k')
  plot([5.96477,7.36841] ,[4.23593, 3.40613], 'k')
  plot([5.96477,5.45101] ,[4.23593, 2.52402], 'k')
  plot([5.96477,7.00967] ,[4.23593, 2.66602], 'k')
  plot([1.74885,2.29807] ,[6.95707, 6.92397], 'k')
  plot([1.74885,1.56174] ,[6.95707, 7.51292], 'k')
  plot([1.74885,1.00208] ,[6.95707, 7.63228], 'k')
  plot([1.74885,0.897648] ,[6.95707, 6.37893], 'k')
  plot([1.74885,1.41902] ,[6.95707, 5.74921], 'k')
  plot([1.74885,0.564491] ,[6.95707, 7.41752], 'k')
  plot([1.74885,1.77705] ,[6.95707, 5.45754], 'k')
  plot([1.74885,2.41561] ,[6.95707, 5.47756], 'k')
  plot([1.74885,2.48537] ,[6.95707, 8.66347], 'k')
  plot([1.74885,0.183189] ,[6.95707, 8.88398], 'k')
  plot([9.98589,9.45855] ,[5.6407, 5.36529], 'k')
  plot([9.98589,9.38692] ,[5.6407, 6.11205], 'k')
  plot([9.98589,9.25202] ,[5.6407, 5.37946], 'k')
  plot([9.98589,8.93832] ,[5.6407, 6.0956], 'k')
  plot([9.98589,9.17784] ,[5.6407, 4.53977], 'k')
  plot([9.98589,8.84664] ,[5.6407, 6.40482], 'k')
  plot([9.98589,8.7144] ,[5.6407, 4.86506], 'k')
  plot([9.98589,8.68562] ,[5.6407, 4.30215], 'k')
  plot([9.98589,9.78547] ,[5.6407, 7.59538], 'k')
  plot([9.98589,8.08133] ,[5.6407, 3.32755], 'k')
  plot([3.21238,2.48537] ,[9.16373, 8.66347], 'k')
  plot([3.21238,4.13765] ,[9.16373, 9.79712], 'k')
  plot([3.21238,1.56174] ,[9.16373, 7.51292], 'k')
  plot([3.21238,2.29807] ,[9.16373, 6.92397], 'k')
  plot([3.21238,5.79434] ,[9.16373, 9.30577], 'k')
  plot([3.21238,1.74885] ,[9.16373, 6.95707], 'k')
  plot([3.21238,5.84056] ,[9.16373, 9.61543], 'k')
  plot([3.21238,1.00208] ,[9.16373, 7.63228], 'k')
  plot([3.21238,0.183189] ,[9.16373, 8.88398], 'k')
  plot([0.180474,0.183189] ,[9.58074, 8.88398], 'k')
  plot([0.180474,1.00208] ,[9.58074, 7.63228], 'k')
  plot([0.180474,0.564491] ,[9.58074, 7.41752], 'k')
  plot([0.180474,2.48537] ,[9.58074, 8.66347], 'k')
  plot([0.180474,1.56174] ,[9.58074, 7.51292], 'k')
  plot([0.180474,1.74885] ,[9.58074, 6.95707], 'k')
  plot([0.180474,3.21238] ,[9.58074, 9.16373], 'k')
  plot([0.180474,0.897648] ,[9.58074, 6.37893], 'k')
  plot([0.180474,2.29807] ,[9.58074, 6.92397], 'k')
  plot([0.180474,4.13765] ,[9.58074, 9.79712], 'k')
  plot([8.91867,8.08133] ,[3.45037, 3.32755], 'k')
  plot([8.91867,8.68562] ,[3.45037, 4.30215], 'k')
  plot([8.91867,9.17784] ,[3.45037, 4.53977], 'k')
  plot([8.91867,7.58427] ,[3.45037, 3.10984], 'k')
  plot([8.91867,8.7144] ,[3.45037, 4.86506], 'k')
  plot([8.91867,8.51941] ,[3.45037, 2.00162], 'k')
  plot([8.91867,9.81995] ,[3.45037, 2.21759], 'k')
  plot([8.91867,7.36841] ,[3.45037, 3.40613], 'k')
  plot([8.91867,9.25202] ,[3.45037, 5.37946], 'k')
  plot([8.91867,9.45855] ,[3.45037, 5.36529], 'k')
  plot([0.531871,0.183189] ,[8.30558, 8.88398], 'k')
  plot([0.531871,1.00208] ,[8.30558, 7.63228], 'k')
  plot([0.531871,0.564491] ,[8.30558, 7.41752], 'k')
  plot([0.531871,1.56174] ,[8.30558, 7.51292], 'k')
  plot([0.531871,0.180474] ,[8.30558, 9.58074], 'k')
  plot([0.531871,1.74885] ,[8.30558, 6.95707], 'k')
  plot([0.531871,0.897648] ,[8.30558, 6.37893], 'k')
  plot([0.531871,2.48537] ,[8.30558, 8.66347], 'k')
  plot([0.531871,2.29807] ,[8.30558, 6.92397], 'k')
  plot([0.531871,1.41902] ,[8.30558, 5.74921], 'k')
  plot([9.56243,9.17784] ,[4.11804, 4.53977], 'k')
  plot([9.56243,8.68562] ,[4.11804, 4.30215], 'k')
  plot([9.56243,8.91867] ,[4.11804, 3.45037], 'k')
  plot([9.56243,8.7144] ,[4.11804, 4.86506], 'k')
  plot([9.56243,9.45855] ,[4.11804, 5.36529], 'k')
  plot([9.56243,9.25202] ,[4.11804, 5.37946], 'k')
  plot([9.56243,9.98589] ,[4.11804, 5.6407], 'k')
  plot([9.56243,8.08133] ,[4.11804, 3.32755], 'k')
  plot([9.56243,9.81995] ,[4.11804, 2.21759], 'k')
  plot([9.56243,9.38692] ,[4.11804, 6.11205], 'k')
  plot([0.658059,0.564491] ,[6.93084, 7.41752], 'k')
  plot([0.658059,0.897648] ,[6.93084, 6.37893], 'k')
  plot([0.658059,1.00208] ,[6.93084, 7.63228], 'k')
  plot([0.658059,1.56174] ,[6.93084, 7.51292], 'k')
  plot([0.658059,1.74885] ,[6.93084, 6.95707], 'k')
  plot([0.658059,0.531871] ,[6.93084, 8.30558], 'k')
  plot([0.658059,1.41902] ,[6.93084, 5.74921], 'k')
  plot([0.658059,2.29807] ,[6.93084, 6.92397], 'k')
  plot([0.658059,1.77705] ,[6.93084, 5.45754], 'k')
  plot([0.658059,0.183189] ,[6.93084, 8.88398], 'k')
  plot([0.93506,0.180474] ,[9.59689, 9.58074], 'k')
  plot([0.93506,0.183189] ,[9.59689, 8.88398], 'k')
  plot([0.93506,0.531871] ,[9.59689, 8.30558], 'k')
  plot([0.93506,2.48537] ,[9.59689, 8.66347], 'k')
  plot([0.93506,1.00208] ,[9.59689, 7.63228], 'k')
  plot([0.93506,1.56174] ,[9.59689, 7.51292], 'k')
  plot([0.93506,0.564491] ,[9.59689, 7.41752], 'k')
  plot([0.93506,3.21238] ,[9.59689, 9.16373], 'k')
  plot([0.93506,0.658059] ,[9.59689, 6.93084], 'k')
  plot([0.93506,1.74885] ,[9.59689, 6.95707], 'k')
  plot([8.42059,8.08133] ,[3.70457, 3.32755], 'k')
  plot([8.42059,8.91867] ,[3.70457, 3.45037], 'k')
  plot([8.42059,8.68562] ,[3.70457, 4.30215], 'k')
  plot([8.42059,7.58427] ,[3.70457, 3.10984], 'k')
  plot([8.42059,7.36841] ,[3.70457, 3.40613], 'k')
  plot([8.42059,9.17784] ,[3.70457, 4.53977], 'k')
  plot([8.42059,8.7144] ,[3.70457, 4.86506], 'k')
  plot([8.42059,9.56243] ,[3.70457, 4.11804], 'k')
  plot([8.42059,8.51941] ,[3.70457, 2.00162], 'k')
  plot([8.42059,7.00967] ,[3.70457, 2.66602], 'k')
  plot([2.2341,2.48537] ,[9.03058, 8.66347], 'k')
  plot([2.2341,3.21238] ,[9.03058, 9.16373], 'k')
  plot([2.2341,0.93506] ,[9.03058, 9.59689], 'k')
  plot([2.2341,1.56174] ,[9.03058, 7.51292], 'k')
  plot([2.2341,0.531871] ,[9.03058, 8.30558], 'k')
  plot([2.2341,1.00208] ,[9.03058, 7.63228], 'k')
  plot([2.2341,4.13765] ,[9.03058, 9.79712], 'k')
  plot([2.2341,0.183189] ,[9.03058, 8.88398], 'k')
  plot([2.2341,2.29807] ,[9.03058, 6.92397], 'k')
  plot([2.2341,0.180474] ,[9.03058, 9.58074], 'k')
  plot([4.97921,5.965] ,[5.71127, 6.96369], 'k')
  plot([4.97921,5.8208] ,[5.71127, 4.26899], 'k')
  plot([4.97921,5.96477] ,[5.71127, 4.23593], 'k')
  plot([4.97921,5.98408] ,[5.71127, 3.66445], 'k')
  plot([4.97921,5.50847] ,[5.71127, 3.30015], 'k')
  plot([4.97921,5.55066] ,[5.71127, 3.15734], 'k')
  plot([0.656052,0.531871] ,[8.19159, 8.30558], 'k')
  plot([0.656052,1.00208] ,[8.19159, 7.63228], 'k')
  plot([0.656052,0.564491] ,[8.19159, 7.41752], 'k')
  plot([0.656052,0.183189] ,[8.19159, 8.88398], 'k')
  plot([0.656052,1.56174] ,[8.19159, 7.51292], 'k')
  plot([0.656052,0.658059] ,[8.19159, 6.93084], 'k')
  plot([0.656052,0.93506] ,[8.19159, 9.59689], 'k')
  plot([0.656052,0.180474] ,[8.19159, 9.58074], 'k')
  plot([0.656052,1.74885] ,[8.19159, 6.95707], 'k')
  plot([0.656052,2.2341] ,[8.19159, 9.03058], 'k')
  plot([4.875,5.23752] ,[0.836526, 0.436567], 'k')
  plot([4.875,4.10111] ,[0.836526, 0.996001], 'k')
  plot([4.875,5.14691] ,[0.836526, 0.0509319], 'k')
  plot([4.875,5.41579] ,[0.836526, 0.204524], 'k')
  plot([4.875,3.88699] ,[0.836526, 0.874441], 'k')
  plot([4.875,4.83732] ,[0.836526, 1.84088], 'k')
  plot([4.875,3.92873] ,[0.836526, 0.0915457], 'k')
  plot([4.875,4.72613] ,[0.836526, 2.28108], 'k')
  plot([4.875,5.45101] ,[0.836526, 2.52402], 'k')
  plot([4.875,2.96556] ,[0.836526, 1.25635], 'k')
  plot([7.77233,7.34807] ,[8.05388, 8.11887], 'k')
  plot([7.77233,8.6224] ,[8.05388, 8.76528], 'k')
  plot([7.77233,6.63582] ,[8.05388, 8.66659], 'k')
  plot([7.77233,6.46575] ,[8.05388, 8.55987], 'k')
  plot([7.77233,8.79512] ,[8.05388, 9.31604], 'k')
  plot([7.77233,7.07941] ,[8.05388, 9.58423], 'k')
  plot([7.77233,6.38065] ,[8.05388, 9.33793], 'k')
  plot([7.77233,8.84664] ,[8.05388, 6.40482], 'k')
  plot([7.77233,9.78547] ,[8.05388, 7.59538], 'k')
  plot([7.77233,5.965] ,[8.05388, 6.96369], 'k')
  plot([1.50426,1.56174] ,[7.92952, 7.51292], 'k')
  plot([1.50426,1.00208] ,[7.92952, 7.63228], 'k')
  plot([1.50426,0.656052] ,[7.92952, 8.19159], 'k')
  plot([1.50426,1.74885] ,[7.92952, 6.95707], 'k')
  plot([1.50426,0.531871] ,[7.92952, 8.30558], 'k')
  plot([1.50426,0.564491] ,[7.92952, 7.41752], 'k')
  plot([1.50426,2.48537] ,[7.92952, 8.66347], 'k')
  plot([1.50426,2.29807] ,[7.92952, 6.92397], 'k')
  plot([1.50426,0.658059] ,[7.92952, 6.93084], 'k')
  plot([1.50426,2.2341] ,[7.92952, 9.03058], 'k')
  plot([4.99658,4.875] ,[1.06668, 0.836526], 'k')
  plot([4.99658,5.23752] ,[1.06668, 0.436567], 'k')
  plot([4.99658,4.83732] ,[1.06668, 1.84088], 'k')
  plot([4.99658,4.10111] ,[1.06668, 0.996001], 'k')
  plot([4.99658,5.41579] ,[1.06668, 0.204524], 'k')
  plot([4.99658,5.14691] ,[1.06668, 0.0509319], 'k')
  plot([4.99658,3.88699] ,[1.06668, 0.874441], 'k')
  plot([4.99658,4.72613] ,[1.06668, 2.28108], 'k')
  plot([4.99658,3.92873] ,[1.06668, 0.0915457], 'k')
  plot([4.99658,5.45101] ,[1.06668, 2.52402], 'k')
  plot([2.04757,1.77705] ,[5.65464, 5.45754], 'k')
  plot([2.04757,2.41561] ,[5.65464, 5.47756], 'k')
  plot([2.04757,1.41902] ,[5.65464, 5.74921], 'k')
  plot([2.04757,2.29807] ,[5.65464, 6.92397], 'k')
  plot([2.04757,1.74885] ,[5.65464, 6.95707], 'k')
  plot([2.04757,0.897648] ,[5.65464, 6.37893], 'k')
  plot([2.04757,1.60222] ,[5.65464, 4.23643], 'k')
  plot([2.04757,0.658059] ,[5.65464, 6.93084], 'k')
  plot([2.04757,1.56174] ,[5.65464, 7.51292], 'k')
  plot([2.04757,0.498277] ,[5.65464, 4.13211], 'k')
end
plot([0.5, 0.462929], [0.5, 0.817342], 'r', 'LineWidth', 2)
plot([0.462929, 0.265286], [0.817342, 1.12135], 'r', 'LineWidth', 2)
plot([0.265286, 1.71987], [1.12135, 1.6143], 'r', 'LineWidth', 2)
plot([1.71987, 4.72613], [1.6143, 2.28108], 'r', 'LineWidth', 2)
plot([4.72613, 5.50847], [2.28108, 3.30015], 'r', 'LineWidth', 2)
plot([5.50847, 4.97921], [3.30015, 5.71127], 'r', 'LineWidth', 2)
plot([4.97921, 5.965], [5.71127, 6.96369], 'r', 'LineWidth', 2)
plot([5.965, 8.79512], [6.96369, 9.31604], 'r', 'LineWidth', 2)
plot([8.79512, 9], [9.31604, 9], 'r', 'LineWidth', 2)
text(0.5, 0.5,'S','FontSize',12)
text(9, 9,'G','FontSize',12)
hold off
title('Number of nodes is 100 and K (number of edge attempts) is 10')
axis equal
